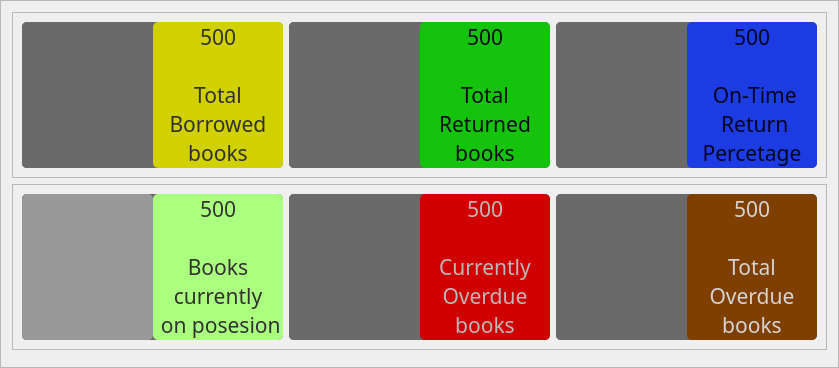
                     <widget class="QFrame" name="frame_95">
                      <property name="frameShape">
                       <enum>QFrame::StyledPanel</enum>
                      </property>
                      <property name="frameShadow">
                       <enum>QFrame::Raised</enum>
                      </property>
                      <layout class="QVBoxLayout" name="verticalLayout_49">
                       <item>
                        <widget class="QFrame" name="frame_96">
                         <property name="frameShape">
                          <enum>QFrame::StyledPanel</enum>
                         </property>
                         <property name="frameShadow">
                          <enum>QFrame::Raised</enum>
                         </property>
                         <layout class="QHBoxLayout" name="horizontalLayout_40">
                          <item>
                           <widget class="QFrame" name="frame_97">
                            <property name="minimumSize">
                             <size>
                              <width>261</width>
                              <height>121</height>
                             </size>
                            </property>
                            <property name="maximumSize">
                             <size>
                              <width>888</width>
                              <height>200</height>
                             </size>
                            </property>
                            <property name="styleSheet">
                             <string notr="true">background-color: rgb(106, 106, 106);
border-radius:5px</string>
                            </property>
                            <property name="frameShape">
                             <enum>QFrame::StyledPanel</enum>
                            </property>
                            <property name="frameShadow">
                             <enum>QFrame::Raised</enum>
                            </property>
                            <layout class="QHBoxLayout" name="horizontalLayout_41">
                             <property name="spacing">
                              <number>0</number>
                             </property>
                             <property name="leftMargin">
                              <number>0</number>
                             </property>
                             <property name="topMargin">
                              <number>0</number>
                             </property>
                             <property name="rightMargin">
                              <number>0</number>
                             </property>
                             <property name="bottomMargin">
                              <number>0</number>
                             </property>
                             <item>
                              <widget class="QFrame" name="frame_98">
                               <property name="frameShape">
                                <enum>QFrame::StyledPanel</enum>
                               </property>
                               <property name="frameShadow">
                                <enum>QFrame::Raised</enum>
                               </property>
                               <layout class="QVBoxLayout" name="verticalLayout_40">
                                <property name="spacing">
                                 <number>0</number>
                                </property>
                                <property name="leftMargin">
                                 <number>0</number>
                                </property>
                                <property name="topMargin">
                                 <number>0</number>
                                </property>
                                <property name="rightMargin">
                                 <number>0</number>
                                </property>
                                <property name="bottomMargin">
                                 <number>0</number>
                                </property>
                                <item>
                                 <widget class="QLabel" name="label_59">
                                  <property name="text">
                                   <string/>
                                  </property>
                                  <property name="pixmap">
                                   <pixmap resource="resources.qrc">:/icons/icons/icons8-give-book-64.png</pixmap>
                                  </property>
                                  <property name="scaledContents">
                                   <bool>true</bool>
                                  </property>
                                 </widget>
                                </item>
                               </layout>
                              </widget>
                             </item>
                             <item>
                              <widget class="QLabel" name="label_60">
                               <property name="font">
                                <font>
                                 <family>Nova Flat</family>
                                 <pointsize>16</pointsize>
                                </font>
                               </property>
                               <property name="styleSheet">
                                <string notr="true">color: rgb(49, 49, 49);
background-color: rgb(209, 209, 0);</string>
                               </property>
                               <property name="text">
                                <string>500

Total
Borrowed 
books</string>
                               </property>
                               <property name="alignment">
                                <set>Qt::AlignCenter</set>
                               </property>
                              </widget>
                             </item>
                            </layout>
                           </widget>
                          </item>
                          <item>
                           <widget class="QFrame" name="frame_99">
                            <property name="minimumSize">
                             <size>
                              <width>261</width>
                              <height>121</height>
                             </size>
                            </property>
                            <property name="maximumSize">
                             <size>
                              <width>888</width>
                              <height>200</height>
                             </size>
                            </property>
                            <property name="styleSheet">
                             <string notr="true">background-color: rgb(106, 106, 106);
border-radius:5px</string>
                            </property>
                            <property name="frameShape">
                             <enum>QFrame::StyledPanel</enum>
                            </property>
                            <property name="frameShadow">
                             <enum>QFrame::Raised</enum>
                            </property>
                            <layout class="QHBoxLayout" name="horizontalLayout_42">
                             <property name="spacing">
                              <number>0</number>
                             </property>
                             <property name="leftMargin">
                              <number>0</number>
                             </property>
                             <property name="topMargin">
                              <number>0</number>
                             </property>
                             <property name="rightMargin">
                              <number>0</number>
                             </property>
                             <property name="bottomMargin">
                              <number>0</number>
                             </property>
                             <item>
                              <widget class="QFrame" name="frame_100">
                               <property name="frameShape">
                                <enum>QFrame::StyledPanel</enum>
                               </property>
                               <property name="frameShadow">
                                <enum>QFrame::Raised</enum>
                               </property>
                               <layout class="QVBoxLayout" name="verticalLayout_41">
                                <property name="spacing">
                                 <number>0</number>
                                </property>
                                <property name="leftMargin">
                                 <number>0</number>
                                </property>
                                <property name="topMargin">
                                 <number>0</number>
                                </property>
                                <property name="rightMargin">
                                 <number>0</number>
                                </property>
                                <property name="bottomMargin">
                                 <number>0</number>
                                </property>
                                <item>
                                 <widget class="QLabel" name="label_61">
                                  <property name="text">
                                   <string/>
                                  </property>
                                  <property name="pixmap">
                                   <pixmap resource="resources.qrc">:/icons/icons/icons8-return-book-100.png</pixmap>
                                  </property>
                                  <property name="scaledContents">
                                   <bool>true</bool>
                                  </property>
                                 </widget>
                                </item>
                               </layout>
                              </widget>
                             </item>
                             <item>
                              <widget class="QLabel" name="label_62">
                               <property name="font">
                                <font>
                                 <family>Nova Flat</family>
                                 <pointsize>16</pointsize>
                                </font>
                               </property>
                               <property name="styleSheet">
                                <string notr="true">background-color: rgb(21, 194, 12);
color: rgb(14, 13, 26);</string>
                               </property>
                               <property name="text">
                                <string>500

Total 
Returned 
books</string>
                               </property>
                               <property name="alignment">
                                <set>Qt::AlignCenter</set>
                               </property>
                              </widget>
                             </item>
                            </layout>
                           </widget>
                          </item>
                          <item>
                           <widget class="QFrame" name="frame_101">
                            <property name="minimumSize">
                             <size>
                              <width>261</width>
                              <height>121</height>
                             </size>
                            </property>
                            <property name="maximumSize">
                             <size>
                              <width>888</width>
                              <height>200</height>
                             </size>
                            </property>
                            <property name="styleSheet">
                             <string notr="true">background-color: rgb(106, 106, 106);
border-radius:5px</string>
                            </property>
                            <property name="frameShape">
                             <enum>QFrame::StyledPanel</enum>
                            </property>
                            <property name="frameShadow">
                             <enum>QFrame::Raised</enum>
                            </property>
                            <layout class="QHBoxLayout" name="horizontalLayout_43">
                             <property name="spacing">
                              <number>0</number>
                             </property>
                             <property name="leftMargin">
                              <number>0</number>
                             </property>
                             <property name="topMargin">
                              <number>0</number>
                             </property>
                             <property name="rightMargin">
                              <number>0</number>
                             </property>
                             <property name="bottomMargin">
                              <number>0</number>
                             </property>
                             <item>
                              <widget class="QFrame" name="frame_102">
                               <property name="frameShape">
                                <enum>QFrame::StyledPanel</enum>
                               </property>
                               <property name="frameShadow">
                                <enum>QFrame::Raised</enum>
                               </property>
                               <layout class="QVBoxLayout" name="verticalLayout_42">
                                <property name="spacing">
                                 <number>0</number>
                                </property>
                                <property name="leftMargin">
                                 <number>0</number>
                                </property>
                                <property name="topMargin">
                                 <number>0</number>
                                </property>
                                <property name="rightMargin">
                                 <number>0</number>
                                </property>
                                <property name="bottomMargin">
                                 <number>0</number>
                                </property>
                                <item>
                                 <widget class="QLabel" name="label_63">
                                  <property name="text">
                                   <string/>
                                  </property>
                                  <property name="pixmap">
                                   <pixmap resource="resources.qrc">:/icons/icons/icons8-stopwatch-96.png</pixmap>
                                  </property>
                                  <property name="scaledContents">
                                   <bool>true</bool>
                                  </property>
                                 </widget>
                                </item>
                               </layout>
                              </widget>
                             </item>
                             <item>
                              <widget class="QLabel" name="label_64">
                               <property name="font">
                                <font>
                                 <family>Nova Flat</family>
                                 <pointsize>16</pointsize>
                                </font>
                               </property>
                               <property name="styleSheet">
                                <string notr="true">background-color:rgb(29, 59, 227);
color: rgb(4, 6, 31)</string>
                               </property>
                               <property name="text">
                                <string>500

 On-Time
 Return 
Percetage</string>
                               </property>
                               <property name="alignment">
                                <set>Qt::AlignCenter</set>
                               </property>
                              </widget>
                             </item>
                            </layout>
                           </widget>
                          </item>
                         </layout>
                        </widget>
                       </item>
                       <item>
                        <widget class="QFrame" name="frame_103">
                         <property name="frameShape">
                          <enum>QFrame::StyledPanel</enum>
                         </property>
                         <property name="frameShadow">
                          <enum>QFrame::Raised</enum>
                         </property>
                         <layout class="QHBoxLayout" name="horizontalLayout_47">
                          <item>
                           <widget class="QFrame" name="frame_110">
                            <property name="minimumSize">
                             <size>
                              <width>261</width>
                              <height>121</height>
                             </size>
                            </property>
                            <property name="maximumSize">
                             <size>
                              <width>888</width>
                              <height>200</height>
                             </size>
                            </property>
                            <property name="styleSheet">
                             <string notr="true">background-color: rgb(106, 106, 106);
border-radius:5px</string>
                            </property>
                            <property name="frameShape">
                             <enum>QFrame::StyledPanel</enum>
                            </property>
                            <property name="frameShadow">
                             <enum>QFrame::Raised</enum>
                            </property>
                            <layout class="QHBoxLayout" name="horizontalLayout_48">
                             <property name="spacing">
                              <number>0</number>
                             </property>
                             <property name="leftMargin">
                              <number>0</number>
                             </property>
                             <property name="topMargin">
                              <number>0</number>
                             </property>
                             <property name="rightMargin">
                              <number>0</number>
                             </property>
                             <property name="bottomMargin">
                              <number>0</number>
                             </property>
                             <item>
                              <widget class="QFrame" name="frame_111">
                               <property name="frameShape">
                                <enum>QFrame::StyledPanel</enum>
                               </property>
                               <property name="frameShadow">
                                <enum>QFrame::Raised</enum>
                               </property>
                               <layout class="QVBoxLayout" name="verticalLayout_43">
                                <property name="spacing">
                                 <number>0</number>
                                </property>
                                <property name="leftMargin">
                                 <number>0</number>
                                </property>
                                <property name="topMargin">
                                 <number>0</number>
                                </property>
                                <property name="rightMargin">
                                 <number>0</number>
                                </property>
                                <property name="bottomMargin">
                                 <number>0</number>
                                </property>
                                <item>
                                 <widget class="QLabel" name="label_71">
                                  <property name="styleSheet">
                                   <string notr="true">background-color: rgb(153, 153, 153);</string>
                                  </property>
                                  <property name="text">
                                   <string/>
                                  </property>
                                  <property name="pixmap">
                                   <pixmap resource="resources.qrc">:/icons/icons/icons8-mine-96.png</pixmap>
                                  </property>
                                  <property name="scaledContents">
                                   <bool>true</bool>
                                  </property>
                                 </widget>
                                </item>
                               </layout>
                              </widget>
                             </item>
                             <item>
                              <widget class="QLabel" name="label_72">
                               <property name="font">
                                <font>
                                 <family>Nova Flat</family>
                                 <pointsize>16</pointsize>
                                </font>
                               </property>
                               <property name="styleSheet">
                                <string notr="true">color: rgb(49, 49, 49);
background-color:rgb(170, 255, 127)</string>
                               </property>
                               <property name="text">
                                <string>500

Books 
currently
 on posesion</string>
                               </property>
                               <property name="alignment">
                                <set>Qt::AlignCenter</set>
                               </property>
                              </widget>
                             </item>
                            </layout>
                           </widget>
                          </item>
                          <item>
                           <widget class="QFrame" name="frame_112">
                            <property name="minimumSize">
                             <size>
                              <width>261</width>
                              <height>121</height>
                             </size>
                            </property>
                            <property name="maximumSize">
                             <size>
                              <width>888</width>
                              <height>200</height>
                             </size>
                            </property>
                            <property name="styleSheet">
                             <string notr="true">background-color: rgb(106, 106, 106);
border-radius:5px</string>
                            </property>
                            <property name="frameShape">
                             <enum>QFrame::StyledPanel</enum>
                            </property>
                            <property name="frameShadow">
                             <enum>QFrame::Raised</enum>
                            </property>
                            <layout class="QHBoxLayout" name="horizontalLayout_49">
                             <property name="spacing">
                              <number>0</number>
                             </property>
                             <property name="leftMargin">
                              <number>0</number>
                             </property>
                             <property name="topMargin">
                              <number>0</number>
                             </property>
                             <property name="rightMargin">
                              <number>0</number>
                             </property>
                             <property name="bottomMargin">
                              <number>0</number>
                             </property>
                             <item>
                              <widget class="QFrame" name="frame_113">
                               <property name="frameShape">
                                <enum>QFrame::StyledPanel</enum>
                               </property>
                               <property name="frameShadow">
                                <enum>QFrame::Raised</enum>
                               </property>
                               <layout class="QVBoxLayout" name="verticalLayout_47">
                                <property name="spacing">
                                 <number>0</number>
                                </property>
                                <property name="leftMargin">
                                 <number>0</number>
                                </property>
                                <property name="topMargin">
                                 <number>0</number>
                                </property>
                                <property name="rightMargin">
                                 <number>0</number>
                                </property>
                                <property name="bottomMargin">
                                 <number>0</number>
                                </property>
                                <item>
                                 <widget class="QLabel" name="label_73">
                                  <property name="text">
                                   <string/>
                                  </property>
                                  <property name="pixmap">
                                   <pixmap resource="resources.qrc">:/icons/icons/icons8-deadline-64.png</pixmap>
                                  </property>
                                  <property name="scaledContents">
                                   <bool>true</bool>
                                  </property>
                                 </widget>
                                </item>
                               </layout>
                              </widget>
                             </item>
                             <item>
                              <widget class="QLabel" name="label_74">
                               <property name="font">
                                <font>
                                 <family>Nova Flat</family>
                                 <pointsize>16</pointsize>
                                </font>
                               </property>
                               <property name="styleSheet">
                                <string notr="true">background-color:rgb(209, 0, 0);
color: rgb(186, 186, 186);</string>
                               </property>
                               <property name="text">
                                <string>500

Currently 
Overdue
books</string>
                               </property>
                               <property name="alignment">
                                <set>Qt::AlignCenter</set>
                               </property>
                              </widget>
                             </item>
                            </layout>
                           </widget>
                          </item>
                          <item>
                           <widget class="QFrame" name="frame_114">
                            <property name="minimumSize">
                             <size>
                              <width>261</width>
                              <height>121</height>
                             </size>
                            </property>
                            <property name="maximumSize">
                             <size>
                              <width>888</width>
                              <height>200</height>
                             </size>
                            </property>
                            <property name="styleSheet">
                             <string notr="true">background-color: rgb(106, 106, 106);
border-radius:5px</string>
                            </property>
                            <property name="frameShape">
                             <enum>QFrame::StyledPanel</enum>
                            </property>
                            <property name="frameShadow">
                             <enum>QFrame::Raised</enum>
                            </property>
                            <layout class="QHBoxLayout" name="horizontalLayout_50">
                             <property name="spacing">
                              <number>0</number>
                             </property>
                             <property name="leftMargin">
                              <number>0</number>
                             </property>
                             <property name="topMargin">
                              <number>0</number>
                             </property>
                             <property name="rightMargin">
                              <number>0</number>
                             </property>
                             <property name="bottomMargin">
                              <number>0</number>
                             </property>
                             <item>
                              <widget class="QFrame" name="frame_115">
                               <property name="frameShape">
                                <enum>QFrame::StyledPanel</enum>
                               </property>
                               <property name="frameShadow">
                                <enum>QFrame::Raised</enum>
                               </property>
                               <layout class="QVBoxLayout" name="verticalLayout_48">
                                <property name="spacing">
                                 <number>0</number>
                                </property>
                                <property name="leftMargin">
                                 <number>0</number>
                                </property>
                                <property name="topMargin">
                                 <number>0</number>
                                </property>
                                <property name="rightMargin">
                                 <number>0</number>
                                </property>
                                <property name="bottomMargin">
                                 <number>0</number>
                                </property>
                                <item>
                                 <widget class="QLabel" name="label_75">
                                  <property name="text">
                                   <string/>
                                  </property>
                                  <property name="pixmap">
                                   <pixmap resource="resources.qrc">:/icons/icons/icons8-overdue-64.png</pixmap>
                                  </property>
                                  <property name="scaledContents">
                                   <bool>true</bool>
                                  </property>
                                 </widget>
                                </item>
                               </layout>
                              </widget>
                             </item>
                             <item>
                              <widget class="QLabel" name="label_76">
                               <property name="font">
                                <font>
                                 <family>Nova Flat</family>
                                 <pointsize>16</pointsize>
                                </font>
                               </property>
                               <property name="styleSheet">
                                <string notr="true">background-color: rgb(127, 63, 0);
color: rgb(212, 212, 212);</string>
                               </property>
                               <property name="text">
                                <string>500

Total 
Overdue 
books</string>
                               </property>
                               <property name="alignment">
                                <set>Qt::AlignCenter</set>
                               </property>
                              </widget>
                             </item>
                            </layout>
                           </widget>
                          </item>
                         </layout>
                        </widget>
                       </item>
                       <item>
                        <widget class="QFrame" name="frame_117">
                         <property name="maximumSize">
                          <size>
                           <width>16777205</width>
                           <height>50</height>
                          </size>
                         </property>
                         <property name="styleSheet">
                          <string notr="true">background-color: rgb(115, 115, 115);</string>
                         </property>
                         <property name="frameShape">
                          <enum>QFrame::StyledPanel</enum>
                         </property>
                         <property name="frameShadow">
                          <enum>QFrame::Raised</enum>
                         </property>
                        </widget>
                       </item>
                      </layout>
                     </widget>
